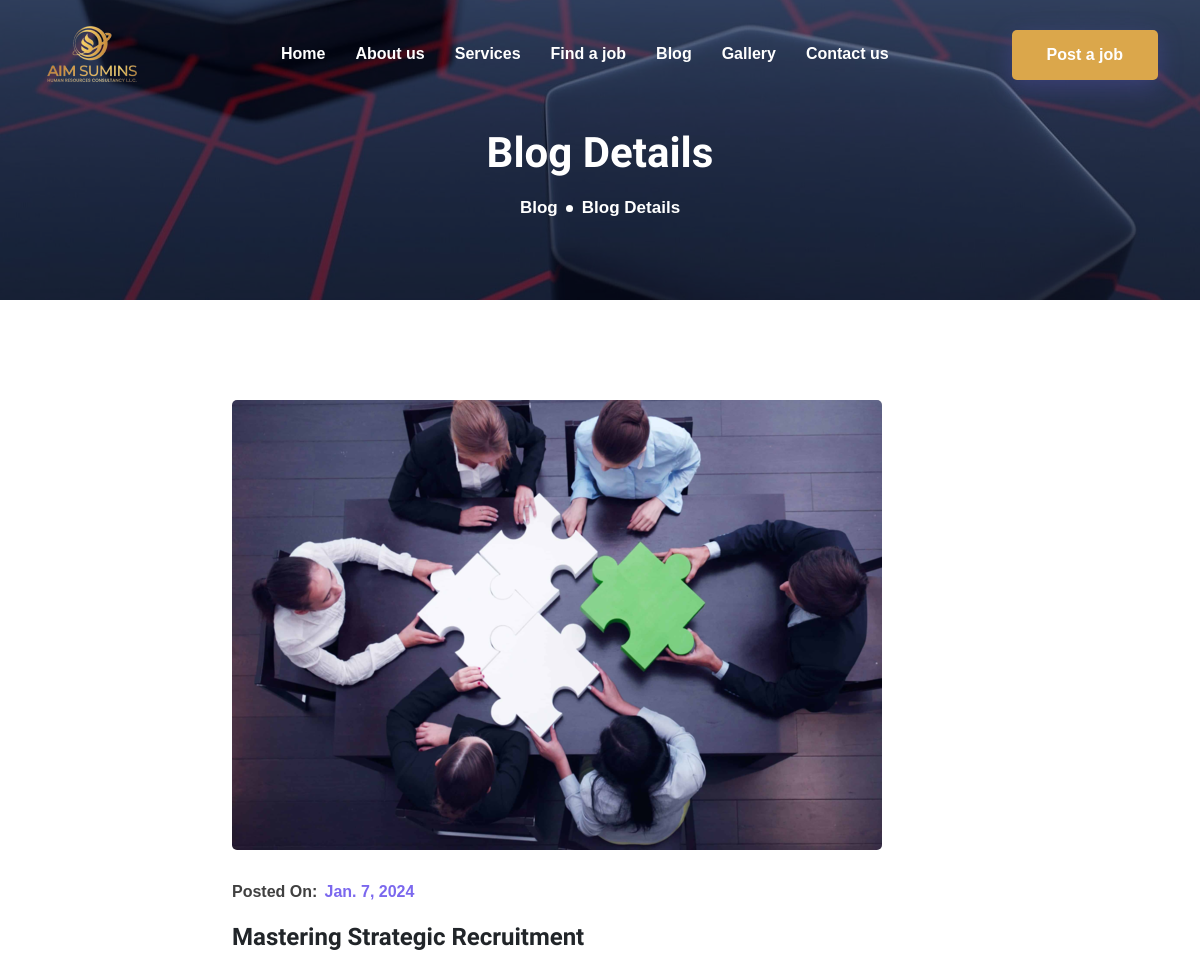
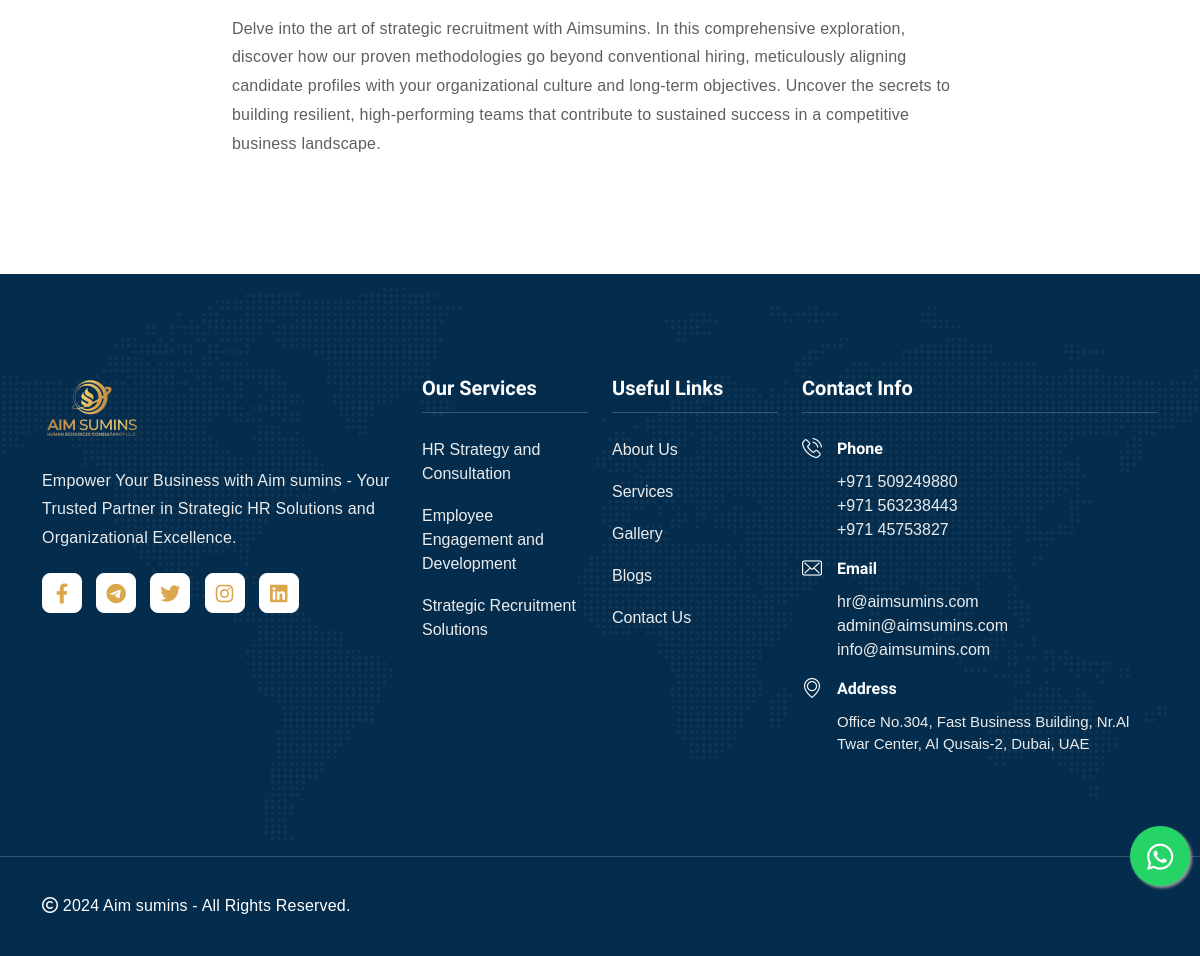
Page /blog/mastering-strategic-recruitment/ on the committed database (2 pictures, top to bottom).
### web/models.py (models this page shows, shortened)
class Blog(models.Model):
    title=models.CharField(max_length=200)
    slug=models.SlugField(unique=True, max_length=200)
    date=models.DateField(blank=True, null=True)
    image=VersatileImageField(upload_to='blogs',help_text=" The recommended size is 650x450 pixels.")
    description=HTMLField()

class Service(models.Model):
    title=models.CharField(max_length=200)
    slug=models.SlugField(unique=True, max_length=100)
    image=VersatileImageField(upload_to='services',help_text=" The recommended size is 850x450 pixels.")
    description=HTMLField()
    def get_absolute_url(self):
        return reverse_lazy('web:service-detail', kwargs={'slug': self.slug})

### web/views.py (the view)
# urls.py: path("blog/<slug>/", views.BlogDetailView.as_view(), name="blog-detail"),
class BlogDetailView(DetailView):
    model = Blog
    template_name = "web/blog-detail.html"

### web/context_processors.py (called while the page is built)
def main_context(request):
    service=Service.objects.all().order_by('-id')[:4]
    return {
        "footer_services": service,
    }

### templates/web/blog-detail.html
{% extends "web/base.html" %}
{% load static %}
{% block content %}
<div class="page-title-area item-bg1">
	<div class="d-table">
		<div class="d-table-cell">
			<div class="container">
				<div class="page-title-content">
					<h2>Blog Details</h2>
					<ul>
						<li><a href="{% url "web:blogs" %}">Blog</a>
						</li>
						<li>Blog Details</li>
					</ul>
				</div>
			</div>
		</div>
	</div>
</div>
<section class="blog-details-area ptb-100 section-50-padd">
	<div class="container">
		<div class="row">
			<div class="col-lg-8 col-md-12 mx-auto">
				<div class="blog-details-desc">
					<div class="article-image">
						<img src="{{object.image.url}}" alt="image">
					</div>
					<div class="article-content">
						<div class="entry-meta">
							<ul>
								<li> <span>Posted On:</span> <a href="#">{{object.date}}</a></li>
							</ul>
						</div>
						<h3>{{object.title}}</h3>
						<p>{{object.description|safe}}</p>
					</div>
				</div>
			</div>
		</div>
	</div>
</section>
{% endblock %}

### templates/web/partials/footer.html
{% load static %}
<section class="footer-subscribe-wrapper">
    <div class="footer-area ptb-100">
        <div class="container">
            <div class="row">
                <div class="col-lg-4 col-md-6 col-sm-6">
                    <div class="single-footer-widget">
                        <a class="footer-logo" href="#">
                            <img src="{% static 'web/img/logo.png' %}" class="white-logo" alt="logo">
                        </a>
                        <p>Empower Your Business with Aim sumins - Your Trusted Partner in Strategic HR Solutions and Organizational Excellence.</p>
                        <ul class="footer-social">
                            <li>
                                <a href="https://www.facebook.com/profile.php?id=61555417742074&mibextid=ZbWKwL"> <i class="fab fa-facebook-f"></i></a>
                            </li>
                            <li>
                                <a href="https://t.me/+qgUCt9ND1iIwNTBk"> <i class="fab fa-telegram"></i></a>
                            </li>
                            <li>
                                <a href="https://twitter.com/aimsumins"> <i class="fab fa-twitter"></i></a>
                            </li>
                            <li>
                                <a href="https://www.instagram.com/aimsumins/"> <i class="fab fa-instagram"></i></a>
                            </li>
                            <li>
                                <a href="https://www.linkedin.com/in/aimsumins-hr-consultancy-2012842a9/"> <i class="fab fa-linkedin"></i></a>
                            </li>
                        </ul>
                    </div>
                </div>
                <div class="col-lg-2 col-md-6 col-sm-6">
                    <div class="single-footer-widget">
                        <div class="footer-heading">
                            <h3>Our Services</h3>
                        </div>
                        <ul class="footer-quick-links">
                            {% for i in footer_services %}
                            <li><a href="{{ i.get_absolute_url }}">{{ i.title }}</a></li>
                            {% endfor %}
                        </ul>
                    </div>
                </div>
                <div class="col-lg-2 col-md-6 col-sm-6">
                    <div class="single-footer-widget">
                        <div class="footer-heading">
                            <h3>Useful Links</h3>
                        </div>
                        <ul class="footer-quick-links">
                            <li><a href="{% url "web:about" %}">About Us</a></li>
                            <li><a href="{% url "web:services" %}">Services</a></li>
                            <li><a href="{% url "web:portfolio" %}">Gallery</a></li>
                            <li><a href="{% url "web:blogs" %}">Blogs</a></li>
                            <li><a href="{% url "web:contact" %}">Contact Us</a></li>
                        </ul>
                    </div>
                </div>
                <div class="col-lg-4 col-md-6 col-sm-6">
                    <div class="single-footer-widget">
                        <div class="footer-heading">
                            <h3>Contact Info</h3>
                        </div>
                        <div class="footer-info-contact">
                            <i class="flaticon-phone-call"></i>
                            <h3>Phone</h3>
                            <span><a href="tel:+971509249880">+971 509249880</a></span><br>
                            <span><a href="tel:+971563238443">+971 563238443</a></span><br>
                            <span><a href="tel:+97145753827">+971 45753827</a></span>
                        </div>
                        <div class="footer-info-contact">
                            <i class="flaticon-envelope"></i>
                            <h3>Email</h3>
                            <span><a href="mailto:hr@aimsumins.com">hr@aimsumins.com</a></span><br>
                            <span><a href="mailto:admin@aimsumins.com">admin@aimsumins.com</a></span><br>
                            <span><a href="mailto:info@aimsumins.com">info@aimsumins.com</a></span>
                        </div>
                        <div class="footer-info-contact">
                            <i class="flaticon-placeholder"></i>
                            <h3>Address</h3>
                            <span>Office No.304, Fast Business Building, Nr.Al Twar Center, Al Qusais-2, Dubai, UAE</span>
                        </div>
                    </div>
                </div>
            </div>
        </div>
    </div>
</section>
<div class="copyright-area">
    <div class="container">
        <div class="row align-items-center">
            <div class="col-lg-6 col-md-6">
                <p><i class="far fa-copyright"></i> {% now "Y" %} Aim sumins - All Rights Reserved.</p>
            </div>
        </div>
    </div>
</div>

### rows in the picture
Blog: image (picture), date "Jan. 7, 2024", title "Mastering Strategic Recruitment", description "Delve into the art of strategic recruitment with Aimsumins. In this comprehensive exploration, discover how our proven methodologies go beyond conventional hiring, meticulously aligning candidate profiles with your organizational culture and long-term objectives. Uncover the secrets to building resilient, high-performing teams that contribute to sustained success in a competitive business landscape."
Service: title "HR Strategy and Consultation"
Service: title "Employee Engagement and Development"
Service: title "Strategic Recruitment Solutions"
